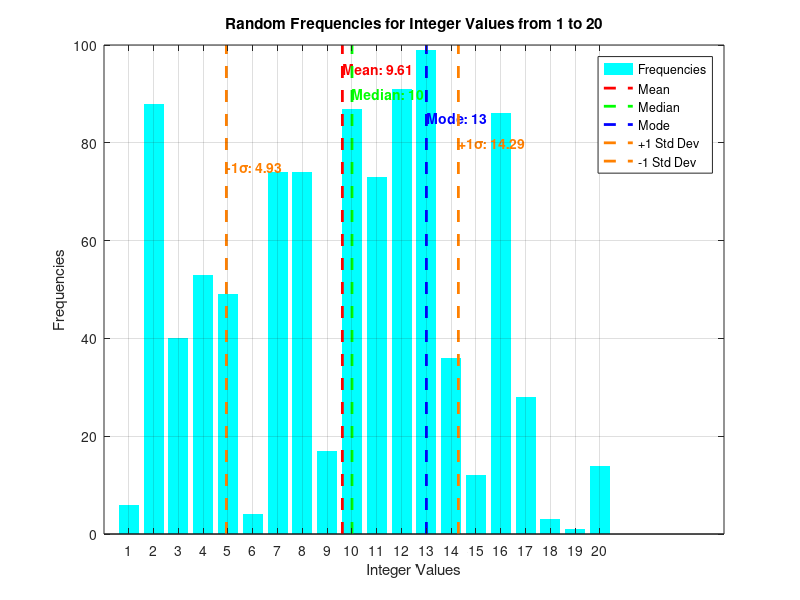

Recreate this plot in MATLAB.
% Random chart generation compatible with GNU Octave
clear all;
close all;

% Set the range of integers
n = 20; % From 1 to 20

% Generate random frequencies for each integer from 1 to 20
max_frequency = 100;
frequencies = randi([1, max_frequency], 1, n);

% Calculate Mean
mean_freq = sum((1:n) .* frequencies) / sum(frequencies);

% Calculate Standard Deviation (weighted)
mean_diff_sq = ((1:n) - mean_freq).^2;
std_dev = sqrt(sum(mean_diff_sq .* frequencies) / sum(frequencies));

% Calculate Median using Cumulative Frequency
cumulative_freq = cumsum(frequencies);
total_freq = sum(frequencies);
median_index = find(cumulative_freq >= total_freq / 2, 1);
median_freq = median_index;

% Calculate Mode
[~, mode_index] = max(frequencies);
mode_freq = mode_index;

% Display the calculated statistics
fprintf('Mean of Frequencies: %.2f\n', mean_freq);
fprintf('Median of Frequencies: %d\n', median_freq);
fprintf('Mode of Frequencies: %d\n', mode_freq);
fprintf('Standard Deviation: %.2f\n', std_dev);

% Plotting the Frequencies
figure;
b = bar(1:n, frequencies, 'c');
set(b, 'EdgeColor', 'none');
title('Random Frequencies for Integer Values from 1 to 20');
xlabel('Integer Values');
ylabel('Frequencies');
xticks(1:n);
grid on;

% Add vertical lines for Mean, Median, Mode, and ±1 Std Dev
hold on;
y_limits = ylim();

% Mean line
plot([mean_freq mean_freq], y_limits, 'r--', 'LineWidth', 2);
text(mean_freq, y_limits(2)*0.95, sprintf('Mean: %.2f', mean_freq), 'Color', 'r', 'FontWeight', 'bold', 'HorizontalAlignment', 'left');

% Median line
plot([median_freq median_freq], y_limits, 'g--', 'LineWidth', 2);
text(median_freq, y_limits(2)*0.90, sprintf('Median: %d', median_freq), 'Color', 'g', 'FontWeight', 'bold', 'HorizontalAlignment', 'left');

% Mode line
plot([mode_freq mode_freq], y_limits, 'b--', 'LineWidth', 2);
text(mode_freq, y_limits(2)*0.85, sprintf('Mode: %d', mode_freq), 'Color', 'b', 'FontWeight', 'bold', 'HorizontalAlignment', 'left');

% ±1 Standard Deviation lines
plot([mean_freq + std_dev, mean_freq + std_dev], y_limits, 'Color', [1 0.5 0], 'LineStyle', '--', 'LineWidth', 2);
plot([mean_freq - std_dev, mean_freq - std_dev], y_limits, 'Color', [1 0.5 0], 'LineStyle', '--', 'LineWidth', 2);
text(mean_freq + std_dev, y_limits(2)*0.80, sprintf('+1σ: %.2f', mean_freq + std_dev), 'Color', [1 0.5 0], 'FontWeight', 'bold', 'HorizontalAlignment', 'left');
text(mean_freq - std_dev, y_limits(2)*0.75, sprintf('-1σ: %.2f', mean_freq - std_dev), 'Color', [1 0.5 0], 'FontWeight', 'bold', 'HorizontalAlignment', 'left');

hold off;
legend('Frequencies', 'Mean', 'Median', 'Mode', '+1 Std Dev', '-1 Std Dev', 'Location', 'northeast');
